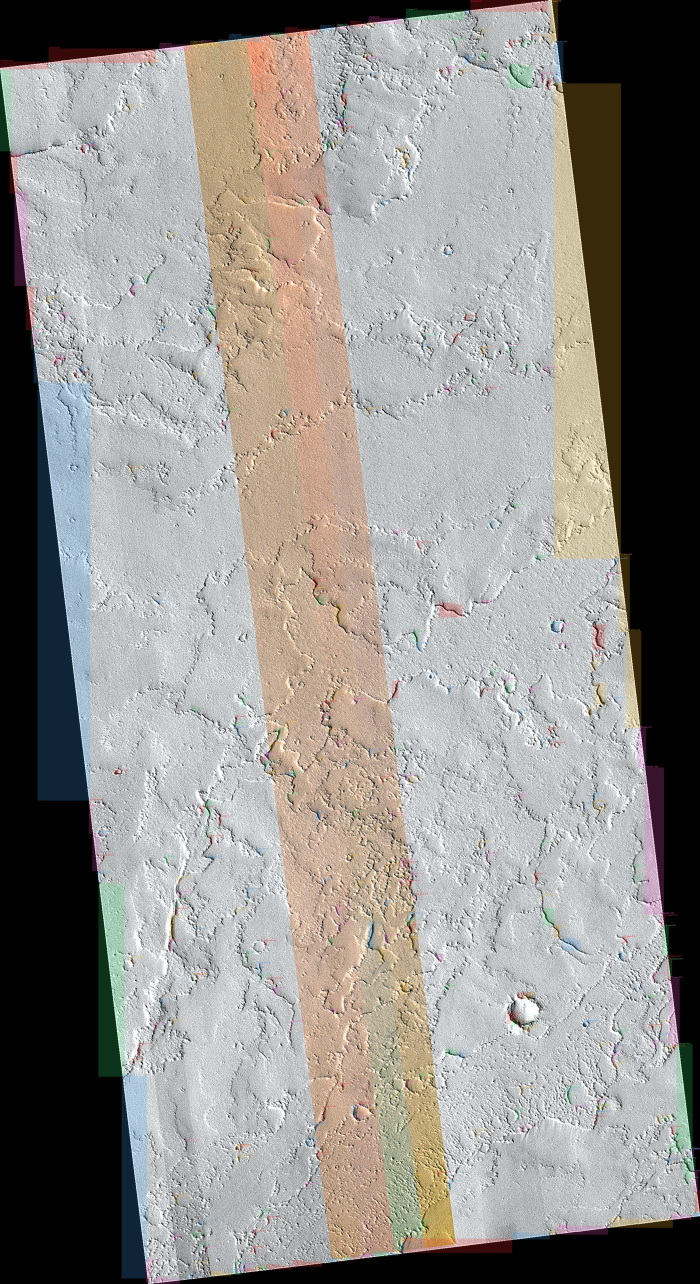
#> input picture showcase/img/marked/marked_ESP_093487_1780_MIRB.browse_enh.jpg, 1400 x 2568 px (shown at 1/2 size)
$ python enhance.py --dir ../showcase/img/marked --out out.png
#> lines starting #> are read from the running program, lines starting #| are printed output that depends on the picture
### pipeline/common.py
"""Shared hardened infrastructure for the pipeline.

Thin, stdlib-only layer that makes every step:
  - auditable: JSONL audit records with input/output hashes and parameters,
  - crash-safe: atomic file writes (write temp + fsync + rename),
  - deterministic: one seeding routine for all RNGs,
  - reproducible: parameters come from config/pipeline.json unless overridden,
  - defensive: input coordinate validation and path containment.

Importing this module never touches the network or filesystem.
"""

import argparse
import hashlib
import json
import os
import random
import sys
import time

if getattr(sys, "frozen", False) and hasattr(sys, "_MEIPASS"):
    _exe_dir = os.path.dirname(os.path.abspath(sys.executable))
    _bundle = os.path.abspath(sys._MEIPASS)
    if os.path.exists(os.path.join(_exe_dir, "config", "pipeline.json")) or os.path.exists(os.path.join(_exe_dir, "data")):
        PROJECT_ROOT = _exe_dir
    else:
        PROJECT_ROOT = _bundle
else:
    PROJECT_ROOT = os.path.dirname(os.path.dirname(os.path.abspath(__file__)))
DEFAULT_CONFIG = os.path.join(PROJECT_ROOT, "config", "pipeline.json")
DEFAULT_AUDIT = os.path.join(PROJECT_ROOT, "data", "anomalies", "audit.jsonl")

# Box colors shared by mark.py / triage.py / bot overlays.
PALETTE = [
    (255, 40, 40),
    (255, 190, 40),
    (60, 230, 120),
    (70, 170, 255),
    (255, 90, 210),
]

_AUDIT_PATH = None


# --------------------------------------------------------------------------
# logging / audit
# --------------------------------------------------------------------------

def log(level, msg):
    print("[%s] %s" % (level.upper(), msg), flush=True)


# [17 lines left out: functions set_audit, audit, not called in this run]


def audit_path_for(out_dir):
    """Audit-trail path for a step writing into out_dir (sibling audit.jsonl)."""
    return os.path.normpath(os.path.join(out_dir, "..", "audit.jsonl"))


# --------------------------------------------------------------------------
# hashing / atomic writes
# --------------------------------------------------------------------------

# [6 lines left out: function sha256_file, not called in this run]


def sha256_text(text):
    return hashlib.sha256(text.encode("utf-8")).hexdigest()


# [95 lines left out: functions atomic_text_write, _replace_with_retry, atomic_csv_write, load_gray, not called in this run]


def load_image(path):
    """Read an image as a numpy array (float32 for >8-bit, else native).

    Falls back to Pillow -> PDS -> imagecodecs (if installed) for formats
    Pillow cannot open, notably JPEG2000.
    """
    import numpy as np
    from PIL import Image

    low = path.lower()
    if low.endswith((".img", ".lbl", ".xml")):
        import pds
        return pds.read_image(path, dtype_float=True)
    Image.MAX_IMAGE_PIXELS = None  # orbital EDRs routinely exceed PIL's default cap
    try:
        im = Image.open(path)
        if im.mode in ("I;16", "I;16L", "I;16B", "I", "F"):
            return np.asarray(im, dtype=np.float32)
        return np.asarray(im)
    except Exception:
        try:
            import imagecodecs  # optional
            return np.asarray(imagecodecs.imread(path))
        except Exception:
            raise


def image_dims(path):
    """(width, height) for any supported format without decoding pixels."""
    from PIL import Image
    low = path.lower()
    if low.endswith((".img", ".lbl", ".xml")):
        import pds
        g = pds.image_geometry(path)
        if g:
            return g[1], g[0]
    Image.MAX_IMAGE_PIXELS = None  # orbital EDRs routinely exceed PIL's default cap
    with Image.open(path) as im:
        return im.size


# --------------------------------------------------------------------------
# config
# --------------------------------------------------------------------------

# [103 lines left out: functions load_config, set_seed, validate_box, contain_path, z_pvalue, benjamini_hochberg and 1 more, not called in this run]


def option_default(cfg, name, fallback):
    v = cfg.get(name)
    return v if v is not None else fallback


# --------------------------------------------------------------------------
# config validation
# --------------------------------------------------------------------------

CONFIG_SCHEMA = {
    "detect_z": float,
    "detect_min_size": int,
    "detect_scales": str,
    "detect_max_scale_pixels": int,
    "detect_border_frac": float,
    "detect_overlay_threshold": float,
    "analyze_max_crop": int,
    "adjudicate_max_crop": int,
    "adjudicate_top": int,
    "adjudicate_contrast_bar": float,
    "adjudicate_area_min": int,
    "adjudicate_area_max": int,
    "adjudicate_q": float,
    "benchmark_seed": int,
    "benchmark_sizes": str,
    "llm_endpoint": str,
    "llm_model": str,
    "llm_max_tokens": int,
    "llm_timeout": int,
}


# [21 lines left out: function validate_config, not called in this run]

### pipeline/enhance.py
import argparse
import os

import common
import numpy as np
import stack
from PIL import Image, ImageFilter, ImageOps


def load_array(path):
    """Load any supported image as a numpy array via common.load_image.

    Normalises to plain RGB/L before any stretch runs. Press stills saved with
    a misleading extension decode as RGBA/LA/CMYK/palette far more often than
    orbital EDRs do: stretching an alpha plane as if it were a colour band
    corrupts the result, a palette mode hands back indices rather than pixels,
    and ImageOps.autocontrast refuses RGBA outright. PDS/16-bit sources still
    go through common.load_image so full bit depth is preserved.
    """
    low = path.lower()
    if not low.endswith((".img", ".lbl", ".xml")):
        Image.MAX_IMAGE_PIXELS = None  # orbital EDRs routinely exceed PIL's cap
        try:
            with Image.open(path) as im:
                mode = im.mode
                if mode in ("CMYK", "YCbCr", "LAB", "HSV", "P", "PA", "1"):
                    # Not a colour array at all: CMYK/YCC decode to 4 planes and
                    # P/PA to palette indices, so np.asarray would hand back
                    # indices instead of pixels. Let Pillow do the conversion.
                    arr = np.asarray(im.convert("RGB"))
                    return arr
                if mode in ("RGBA", "LA"):
                    im = im.convert("RGB") if mode == "RGBA" else im.convert("L")
                    return np.asarray(im)
        except Exception:
            pass  # fall through to the generic loader below
    arr = np.asarray(common.load_image(path))
    if arr.ndim == 3 and arr.shape[2] == 4:  # last resort: drop a trailing plane
        arr = arr[..., :3]
    return arr


def is_16bit(arr):
    """True when the array carries more than 8 bits per sample."""
    return arr.dtype in (np.float32, np.float64, np.uint16, np.int16)


def stretch(arr, lo=1, hi=99):
    """Per-channel percentile contrast stretch to the full 0-255 range."""
    out = arr.astype(np.float32)
    was2d = out.ndim == 2
    if was2d:
        out = out[..., np.newaxis]
    for c in range(out.shape[2]):
        ch = out[..., c]
        a, b = np.percentile(ch, lo), np.percentile(ch, hi)
        if b - a < 1:
            continue
        out[..., c] = np.clip((ch - a) * (255.0 / (b - a)), 0, 255)
    return out[..., 0] if was2d else out


def clahe(arr, clip=2.0, grid=8):
    """Contrast-limited adaptive histogram equalization per channel (cv2)."""
    import cv2
    out = arr.copy()
    was2d = out.ndim == 2
    if was2d:
        out = out[..., np.newaxis]
    cl = cv2.createCLAHE(clipLimit=clip, tileGridSize=(grid, grid))
    for c in range(out.shape[2]):
        out[..., c] = cl.apply(out[..., c].astype(np.uint8))
    return out[..., 0] if was2d else out


def to_uint16(arr):
    """Scaled 16-bit version of a float array (native bit-depth output)."""
    a = np.asarray(arr, dtype=np.float32)
    if a.ndim == 3:
        a = a[..., 0] if a.shape[2] == 1 else np.mean(a, axis=2)
    lo, hi = np.percentile(a, (0.5, 99.5))
    span = max(1.0, float(hi - lo))
    return np.clip((a - lo) * (65535.0 / span), 0, 65535).astype(np.uint16)


def main(argv=None):
    p = argparse.ArgumentParser(description="Enhance imagery: contrast stretch, denoise, sharpen, upscale")
    p.add_argument("--dir", required=True)
    p.add_argument("--out", required=True)
    p.add_argument("--scale", type=int, default=2)
    p.add_argument("--max-pixels", type=int, default=30000000, help="skip images larger than this many pixels")
    p.add_argument("--exts", default=".jpg,.jpeg,.png,.tif,.tiff,.jp2,.bmp,.gif,.img,.lbl")
    p.add_argument("--deep", action="store_true",
                   help="stronger enhancement: CLAHE, bilateral denoise, high-gain unsharp, sharper upscale")
    p.add_argument("--skip-existing", action="store_true", help="do not overwrite outputs that already exist")
    p.add_argument("--destripe", action="store_true",
                   help="column-median destripe before enhancement (HiRISE-style CCD striping)")
    p.add_argument("--native16", action="store_true",
                   help="also write a 16-bit PNG alongside the 8-bit preview")
    a = p.parse_args(argv)

    exts = tuple(a.exts.split(","))
    os.makedirs(a.out, exist_ok=True)
    count = 0
    files = []
    for root, dirs, names in os.walk(a.dir):
        for n in names:
            if n.lower().endswith(exts):
                files.append(os.path.join(root, n))
    for path in sorted(files):
        base = os.path.basename(path)
        rel = os.path.dirname(os.path.relpath(path, a.dir))
        try:
            w0, h0 = common.image_dims(path)
#> in image_dims, im is the input picture: PIL image 1400x2568 RGB; mean R, G, B 145.6, 142.9, 139.4
#> w0 = 1400; h0 = 2568
        except Exception as e:
            print(f"skip {base} ({e})")
            continue
        if w0 * h0 > a.max_pixels:
            print(f"skip {base} ({w0}x{h0} px, over {a.max_pixels} pixel limit)")
            continue
        destdir = os.path.join(a.out, rel)
        os.makedirs(destdir, exist_ok=True)
        stem = os.path.splitext(base)[0]
        dest = os.path.join(destdir, stem + "_enh.png")
        if a.skip_existing and os.path.exists(dest):
            print(f"skip {base} (already enhanced)")
            continue
        try:
            raw = load_array(path)
            if a.destripe and is_16bit(raw) and raw.ndim == 2:
                raw = stack.destripe(raw)
            arr = stretch(raw)
#> the loop in stretch, `for c in range(out.shape[2]):` made 3 passes
#> b on passes 1 to 3: 252, 252, 254
#> pass 1, in stretch, `ch = out[..., c]`:
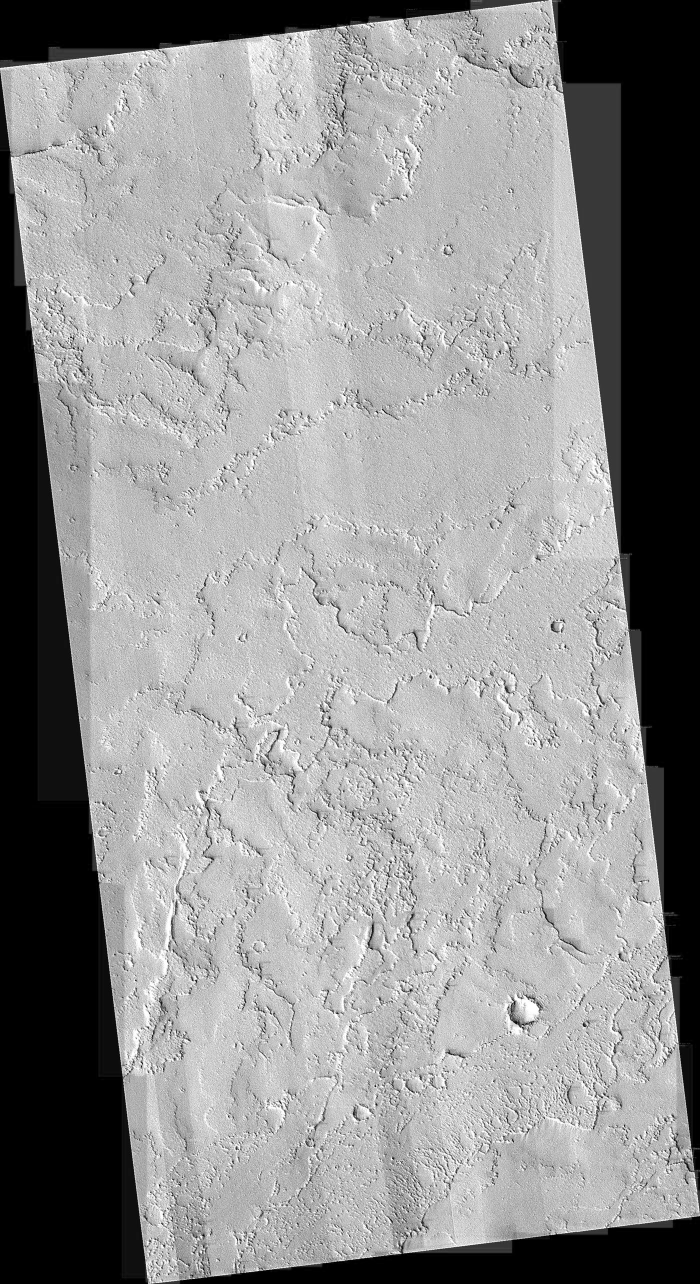
#> ch: shape (2568, 1400) float32 (shown at 1/2 size); min 0, max 255, mean 145.6
#> pass 2, in stretch, `ch = out[..., c]`:
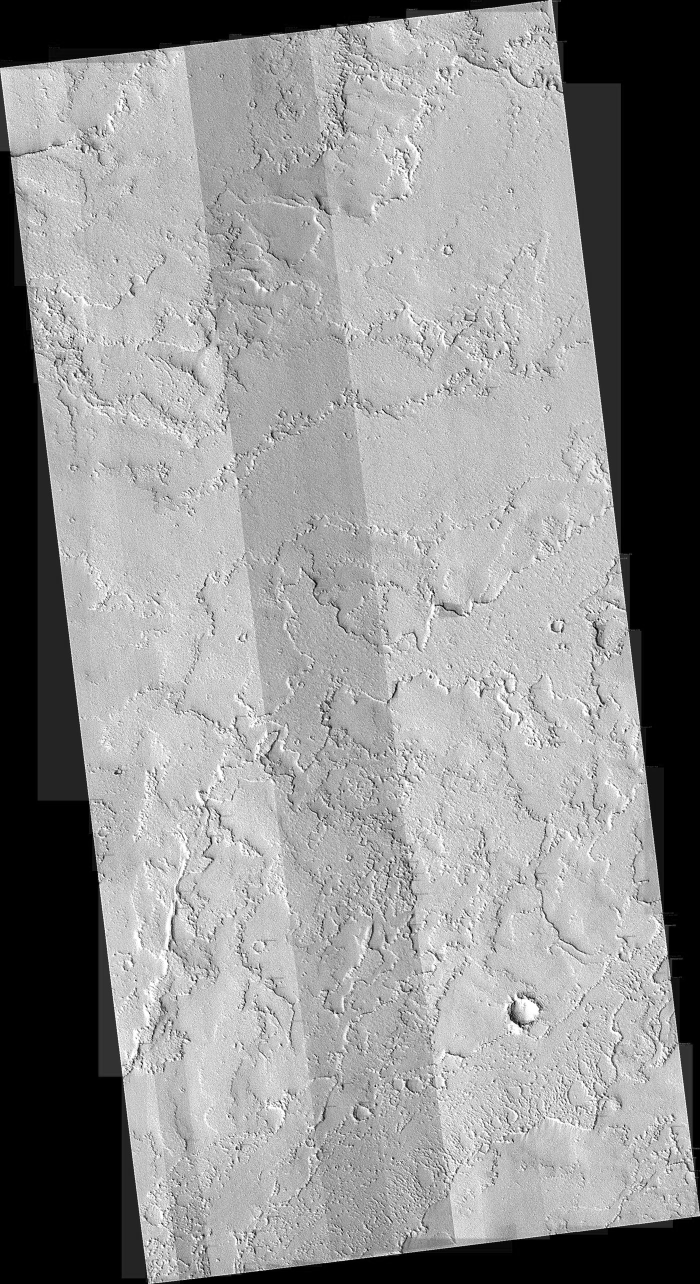
#> ch: shape (2568, 1400) float32 (shown at 1/2 size); min 0, max 255, mean 142.9
#> pass 3, in stretch, `ch = out[..., c]`:
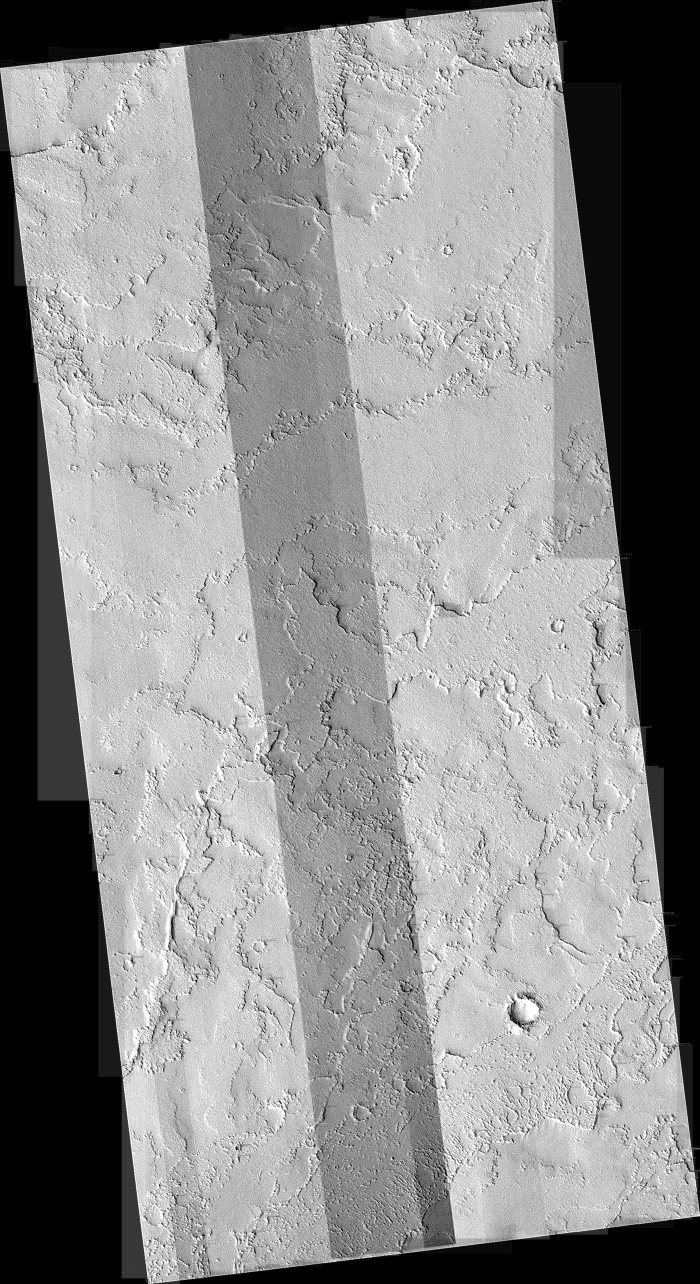
#> ch: shape (2568, 1400) float32 (shown at 1/2 size); min 0, max 255, mean 139.4
        except Exception as e:
            print(f"skip {base} ({e})")
            continue
        im = Image.fromarray(arr.astype(np.uint8))
        if a.deep:
            import cv2
            im = Image.fromarray(clahe(np.asarray(im), clip=2.5, grid=8))
            im = im.filter(ImageFilter.MedianFilter(3))
            arr_d = np.asarray(im)
            arr_d = cv2.bilateralFilter(arr_d, d=5, sigmaColor=60, sigmaSpace=60)
            im = Image.fromarray(arr_d)
            im = im.filter(ImageFilter.UnsharpMask(radius=3, percent=220, threshold=1))
        else:
            im = ImageOps.autocontrast(im)
            im = im.filter(ImageFilter.MedianFilter(3))
            im = im.filter(ImageFilter.UnsharpMask(radius=2, percent=140, threshold=2))
        if a.scale > 1:
            w, h = im.size
#> w = 1400; h = 2568
            im = im.resize((w * a.scale, h * a.scale), Image.LANCZOS)
#> im: PIL image 2800x5136 RGB
        im.save(dest)
        if a.native16 and is_16bit(raw):
            Image.fromarray(to_uint16(raw)).save(os.path.join(destdir, stem + "_enh16.png"))
        count += 1
#> pass 2 of the loop in main, `for path in sorted(files):`:
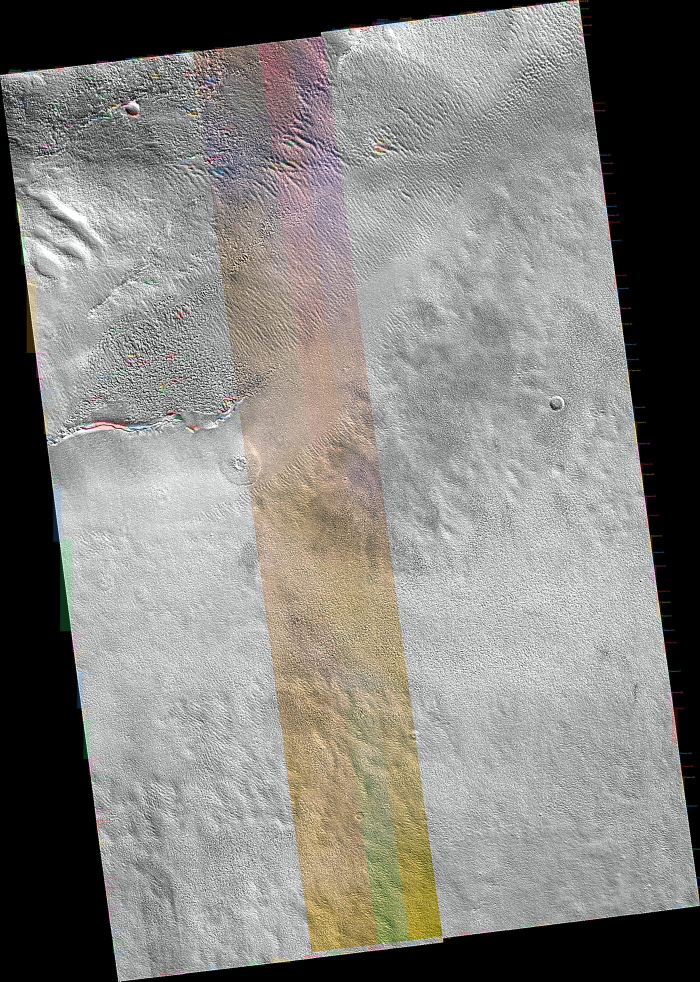
#> input picture showcase/img/marked/marked_ESP_093489_2195_MIRB.browse_enh.jpg, 1400 x 1963 px (shown at 1/2 size)
#> in image_dims, im is the input picture: PIL image 1400x1963 RGB; mean R, G, B 131.2, 129.5, 125.4
#> the loop in stretch (call 2), `for c in range(out.shape[2]):` made 3 passes
#> b on passes 1 to 3: 253, 253, 252
#> pass 1, in stretch (call 2), `ch = out[..., c]`:
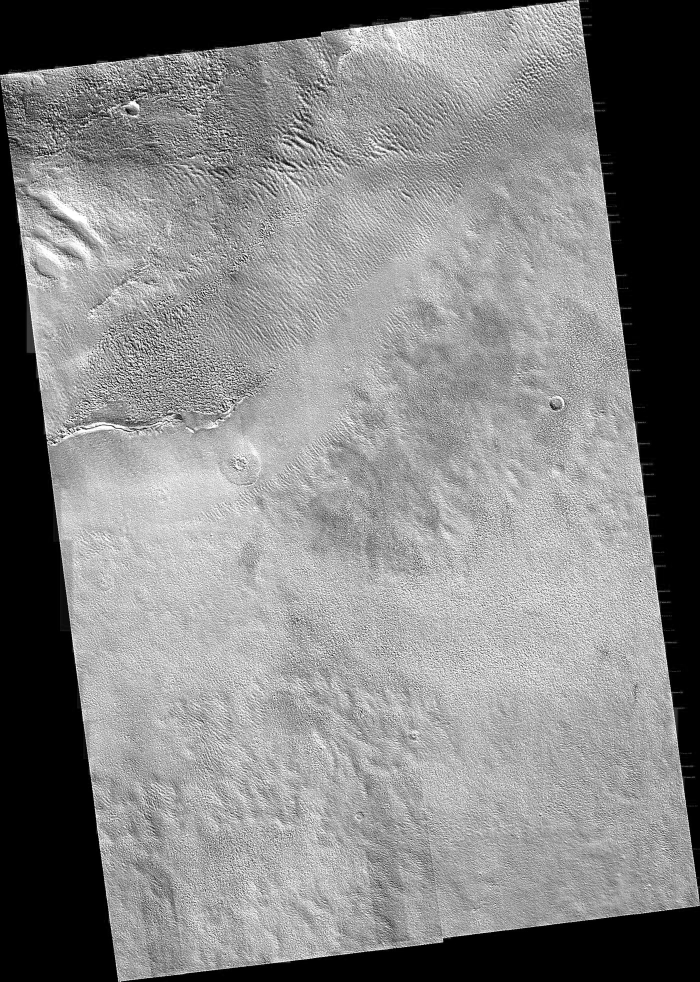
#> ch: shape (1963, 1400) float32 (shown at 1/2 size); min 0, max 255, mean 131.2
#> pass 3, in stretch (call 2), `ch = out[..., c]`:
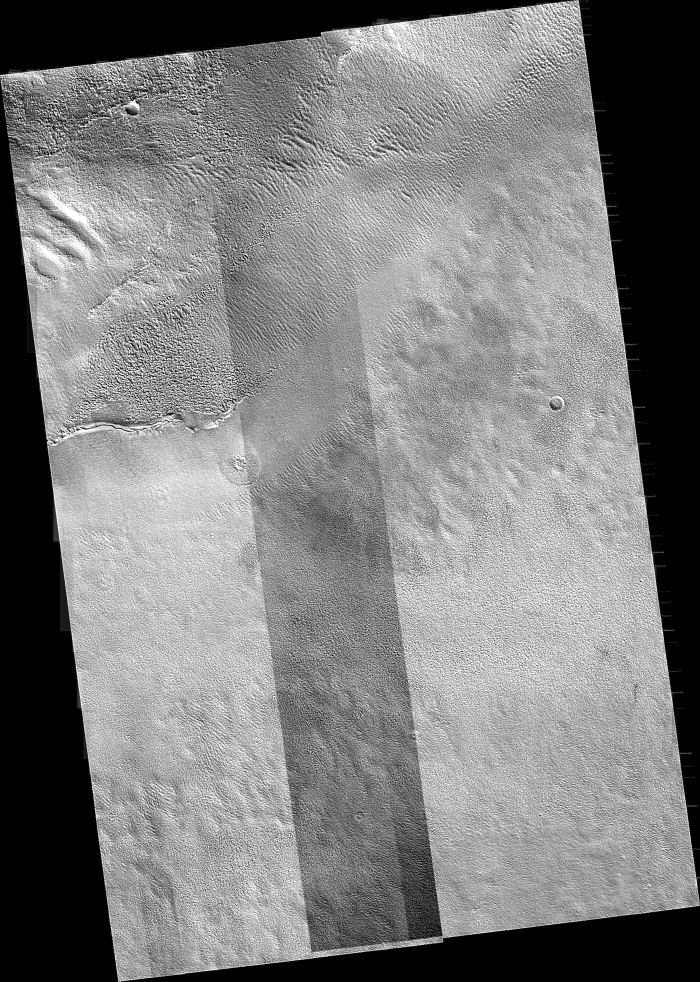
#> ch: shape (1963, 1400) float32 (shown at 1/2 size); min 0, max 255, mean 125.4
    print(f"enhanced {count} files -> {a.out}")


if __name__ == "__main__":
    main()
